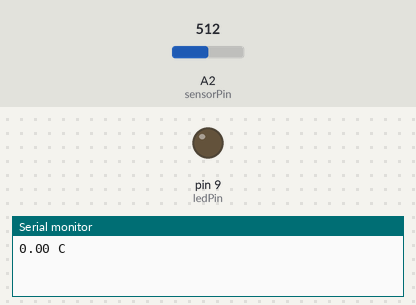
Bench run of a sketch on a simulated Arduino Uno, built with avr-gcc and run on an emulated ATmega328P. On the bench: output pins drawn as LEDs (lit = HIGH), the last lines printed to the serial monitor. The inputs (shaded band) are chosen by the test bench; at power-on: A2 (sensorPin) = 512.

Above: at 0.5 s.
At 4.5 s:
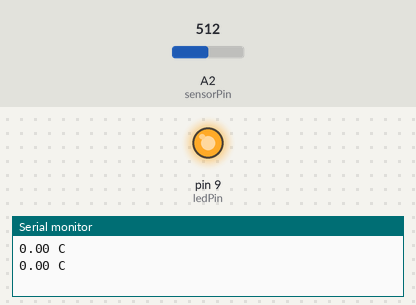
Timing chart, 0 to 6.9 s (numbered marks = the images above):
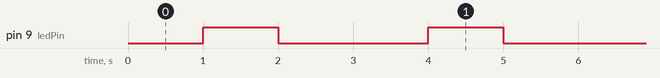

Measured:
- by itself, pin 9 (ledPin): alternates HIGH for 1.0 s and LOW for 2.0 s

The sketch:

codigo.ino
```cpp
int sensorPin=A2;
const int ledPin=9;

void setup() {
  Serial.begin(9600);
  pinMode(ledPin,OUTPUT);
}

void loop() {
  int value = analogRead(sensorPin);
  float milivolts = (value/1023)*5000;
  float celsius = milivolts/10;
  Serial.print(celsius);
  Serial.println(" C");
  delay(1000);

  digitalWrite(ledPin,HIGH);
  delay(1000);
  digitalWrite(ledPin,LOW);
  delay(1000);
}
```
